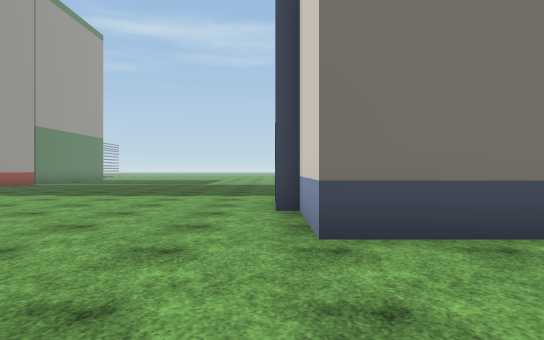
view 1 (above)

24 first-person views from a walk through a Unity game level. The camera is 1.2 m above the floor, looks level and sees 70° across. The floor is counted in squares, 2 m on a side. Each view is taken from the middle of a square. On the plan, view 1 faces up. The plan holds only what a view shows up to about 11 squares ahead; the rest is blank. The place goes on beyond the plan. Some surface patterns are stand-ins.

view 2
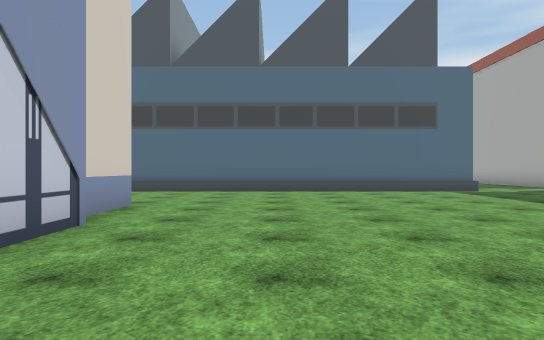

view 3
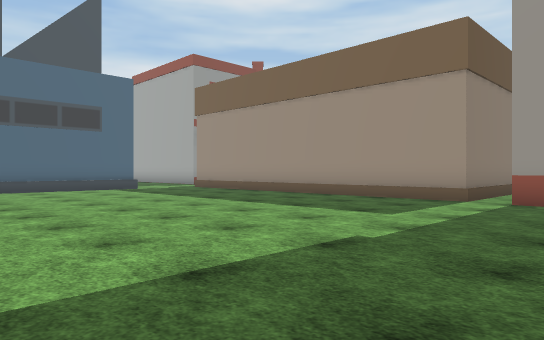

view 4
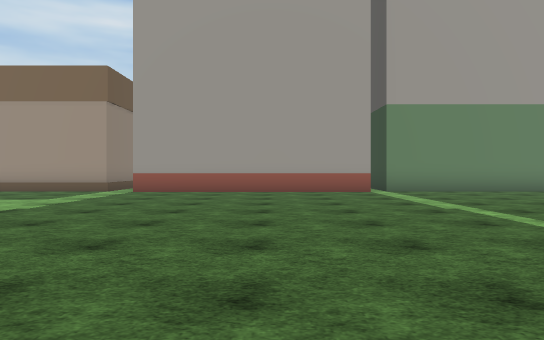

view 5
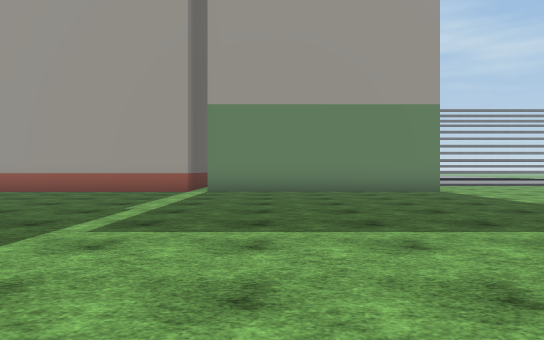

view 6
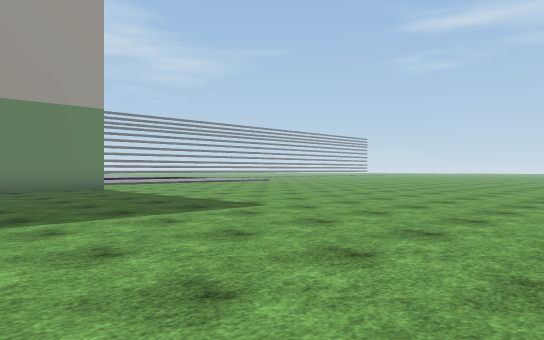

view 7
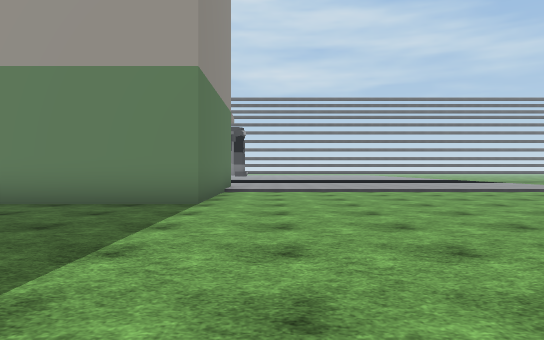

view 8
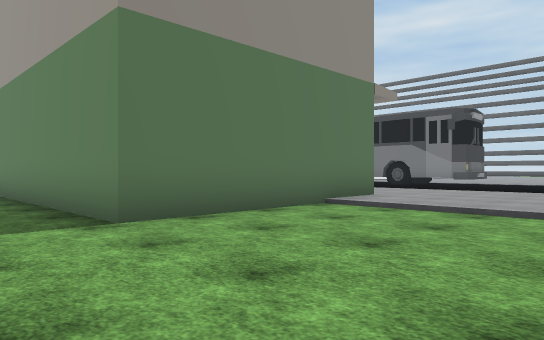

view 9
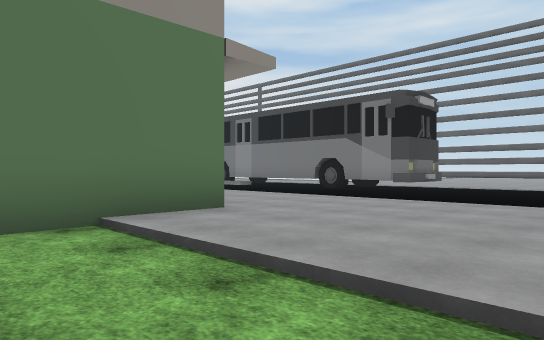

view 10
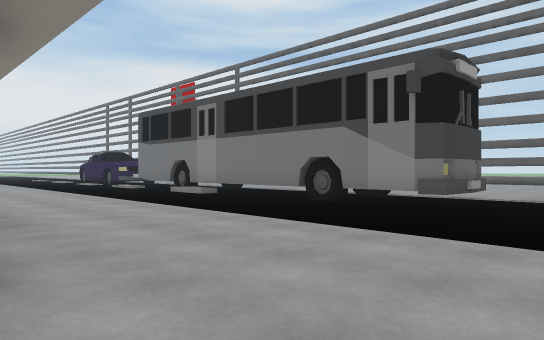

view 11
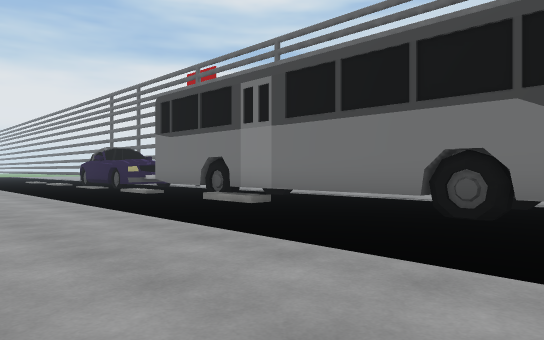

view 12
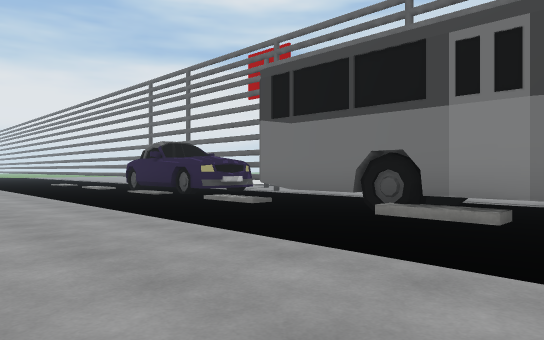

view 13
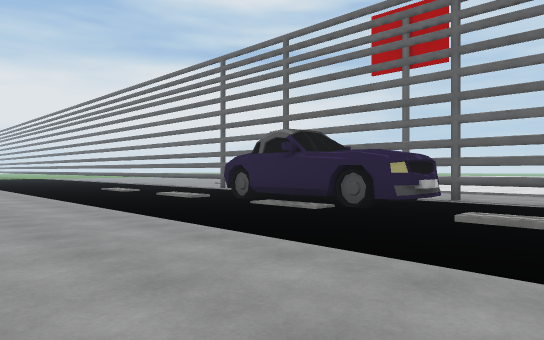

view 14
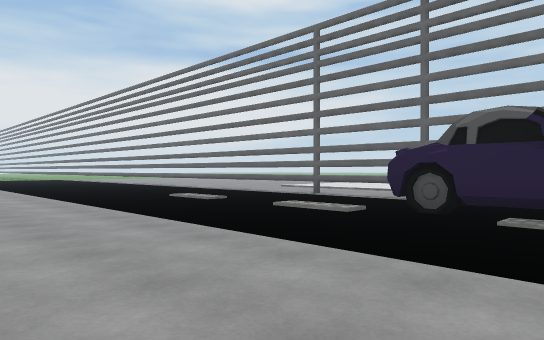

view 15
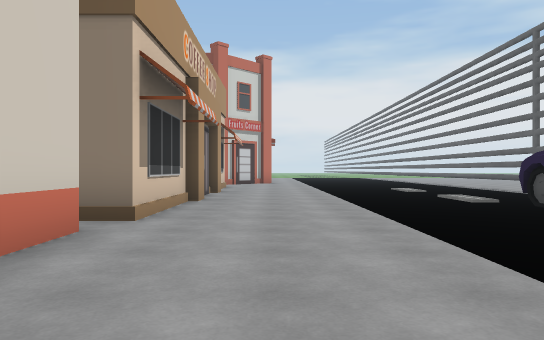

view 16
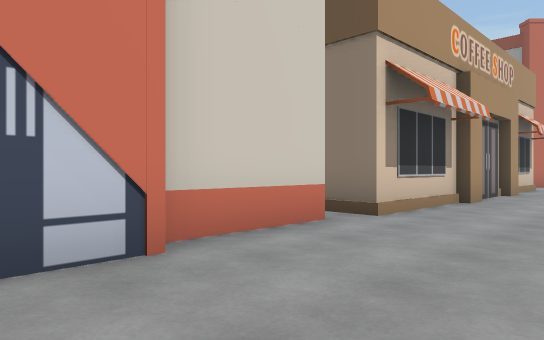

view 17
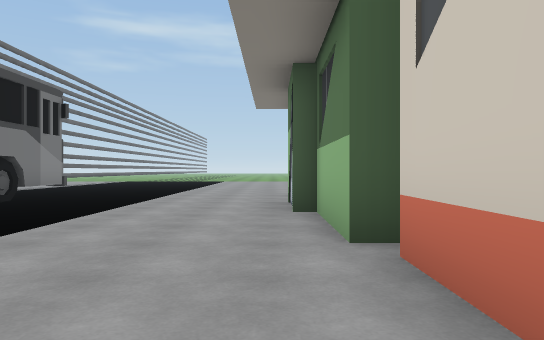

view 18
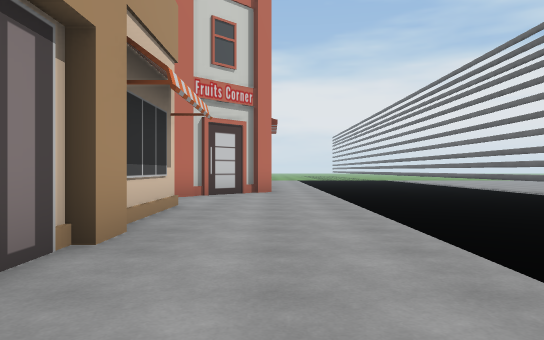

view 19
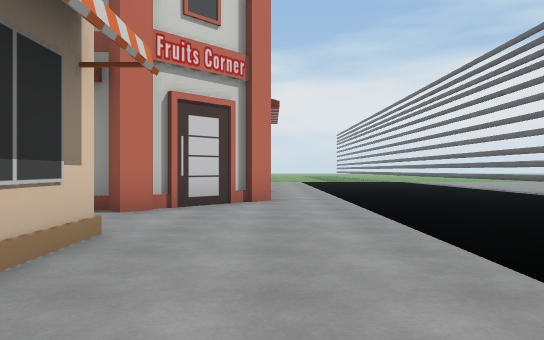

view 20
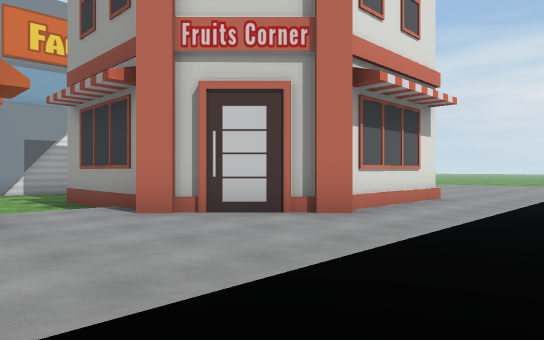

view 21
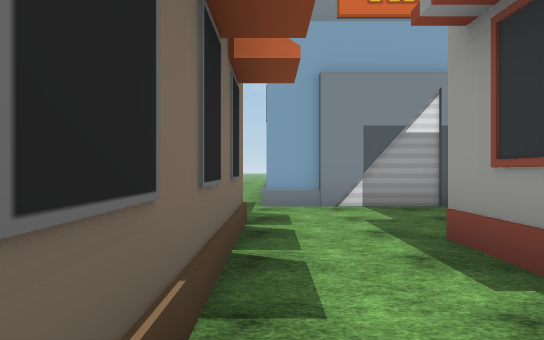

view 22
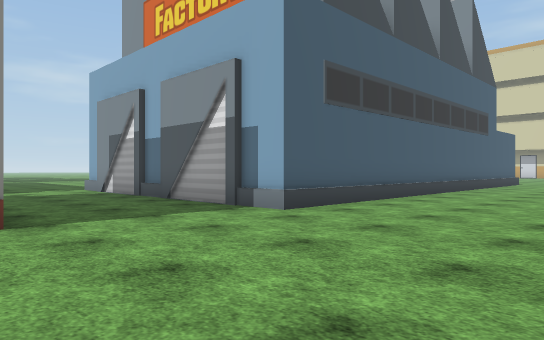

view 23
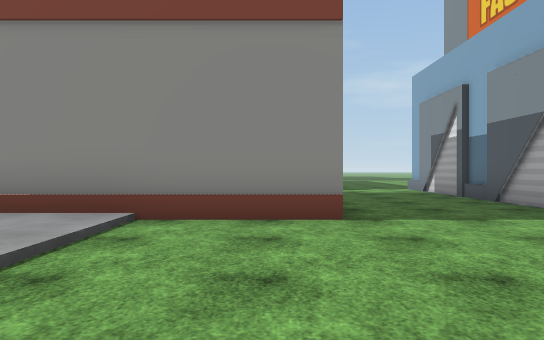

view 24
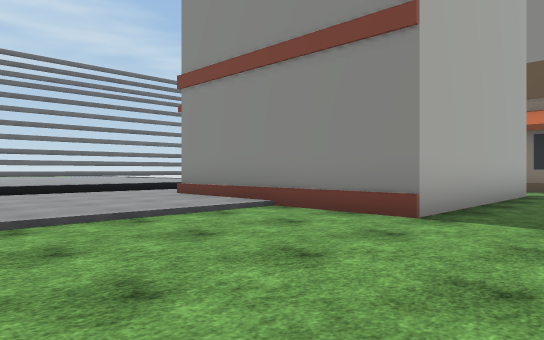

### Floor plan
Key: @ floor where view 1 was taken; # wall or solid block; . main floor; : floor 0.25 m higher than the main floor; / step, stairs or slope; ^ raised ledge; B building; W wheel.
Columns run from 23 left of view 1 to 2 right of it. Each row starts with its distance up from view 1.
 27         ::....... ......
 26    :::::::...............
 25 ::::::::::...............
 24 ::::::::::...............
 23 ::::::::::...............
 22 ###:::::BBBBBB...........
 21  ##:::::B    B............
 20  #W:::::B    B............
 19  ##:::::B    B............
 18   #:::::B    B............
 17   #:::::B    B..........
 16   #:::::B    B.........
 15   W:::::B    B.........
 14   #:::::B    B..........
 13   #:::::B    B...........
 12 ::/:::::B    B..........
 11 ::::::::B    B..........
 10 ##::::::B    B..........
  9  ##:::::B    B..........
  8  ##:::::######..........
  7  ##:::::#    #.........B
  6  ##:::::#    #.........B
  5 ::::::::#    #..........B
  4 ::::::::#    #..........BB
  3 ::::::::#    #............
  2 ::::::::#     ............
  1 ::::::::#      ..........
  0 ::::::::######.........@..
 -1  :::::::::......BBBBBBBBBB
 -2 ::::::::::.....BB
 -3 ::::::::####^...B
 -4 :::::::##   #...B
 -5 :::::::#    #..BB
 -6 :::::::#    #..BB
 -7 :::::::#    #...B
 -8 :::::::#####^..B     B
 -9    :::::::......BBBBBBB
-10   ::::::::..............
-11   ::::::::..............
-12      :::::..........
-13            ....

Where each view was taken, in squares from view 1:
view 1: 0 up, 0 right, facing up
view 2: 10 up, 2 left, facing down
view 3: 11 up, 2 left, facing down-left
view 4: 13 up, 1 right, facing left
view 5: 18 up, 1 right, facing left
view 6: 18 up, 2 right, facing up-left
view 7: 24 up, 3 left, facing left
view 8: 27 up, 8 left, facing down-left
view 9: 27 up, 12 left, facing down-left
view 10: 25 up, 15 left, facing down-left
view 11: 22 up, 16 left, facing down-left
view 12: 18 up, 16 left, facing down-left
view 13: 13 up, 16 left, facing down-left
view 14: 9 up, 16 left, facing down-left
view 15: 13 up, 17 left, facing down
view 16: 13 up, 18 left, facing down-right
view 17: 13 up, 16 left, facing up
view 18: 6 up, 17 left, facing down
view 19: 3 up, 17 left, facing down
view 20: 0 up, 20 left, facing down-right
view 21: 1 down, 15 left, facing right
view 22: 13 down, 12 left, facing up-right
view 23: 13 down, 12 left, facing up
view 24: 13 down, 9 left, facing up-left
